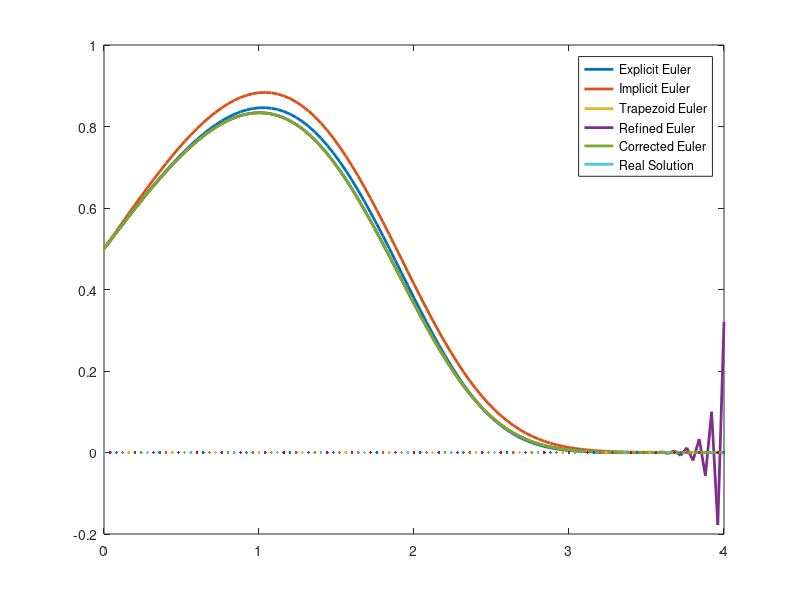
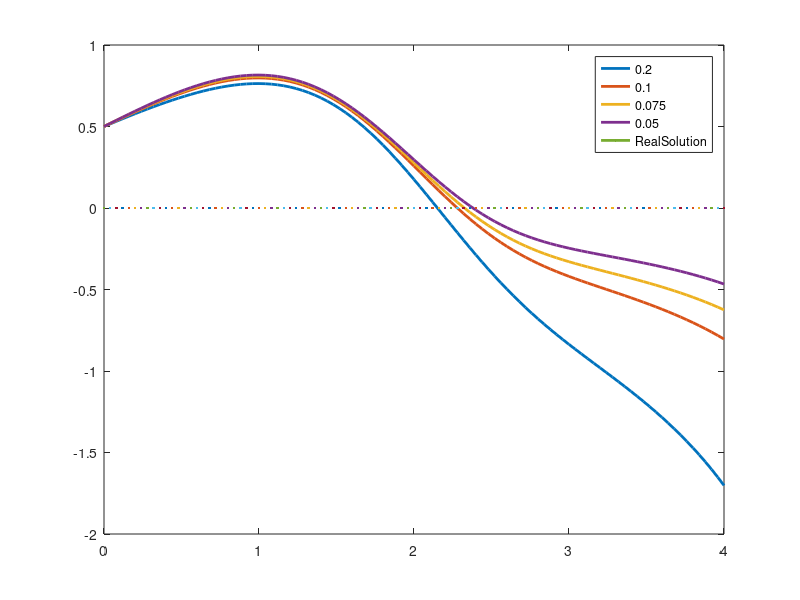

MATLAB code to generate these figures, in order:
clear all;
format long;

% Хмелевский Е.Д., Б9119-02.03.03техпро
% diff №2(42): 4y'+x^3 = (x^3+8)e^(-2x)y^2, y(0) = 0.5

% Полученная после дифференцирования функция бесконечно приближается к нулю после того как достигает пика (1),
% поэтому на [0..10] значение могут становиться NaN или вовсе Inf

Dif1 = @(X, Y)(((X^3+8)*e^(-2*X)*Y^2-X^3*Y)*1/4);
Dif1Init = 0.5;
dF1dx = @(X, Y)(((3*X^2*Y^2*e^(-2*X))/4) - 3 * X^2*Y/4 - ((Y^2*(X^3+8)*e^(-2*X)))*1/2);
dF1dy = @(X, Y)(-X^3/4 + (Y*(X^3 + 8)*e^(-2*X))*1/2);
dx = 0.04;
C = 1;
points = [0:dx:4];
%points = [0:dx:10];
Dif1Solution = @(X)(e.^(2*X)/(C*e.^((X.^4)/16 + 2*X) + 1));

function res = Yavniy(Func, points, Y)
  Size = size(points)(2);
  dx = points(2) - points(1);
  res(Size) = 0;
  res(1) = Y;
  for I = 2:Size
    res(I) = res(I - 1) + Func(points(I - 1), res(I - 1)) * dx;
  end
end

function res = NeYavniy(Func, points, Y)
  Size = size(points)(2);
  dx = points(2) - points(1);
  res(Size) = 0;
  res(1) = Y;
  for I = 2:Size
    res(I) = res(I - 1) + Func(points(I - 1), res(I - 1)) * dx;
    res(I) = res(I - 1) + Func(points(I - 1), res(I)) * dx;
  end
end

function res = Trepez(Func, points, Y)
  Size = size(points)(2);
  dx = points(2) - points(1);
  res(Size) = 0;
  res(1) = Y;
  for I = 2:Size
    res(I) = res(I - 1) + dx/2*(Func(points(I - 1), res(I - 1)) + Func(points(I), res(I - 1) + Func(points(I - 1), res(I - 1)) * dx));
  end
end

function res = Utoncheniy(Func, points, Y)
  Size = size(points)(2);
  dx = points(2) - points(1);
  res(Size) = 0;
  res(1) = Y;
  res(2) = res(1) + Func(points(1), res(1)) * dx;
  for I = 3:Size
    res(I) = res(I - 2) + 2*(Func(points(I - 1), res(I - 1)))*dx;
  end
end

function res = Ispravleniy(Func, points, Y, dFdx, dFdy)
  Size = size(points)(2);
  dx = points(2) - points(1);
  res(Size) = 0;
  res(1) = Y;
  for I = 2:Size
    X = points(I - 1);
    Y = res(I - 1);
    res(I) = Y + Func(X, Y)*dx + dx*dx/2*(dFdx(X, Y) + dFdy(X, Y)*Func(X, Y));
  end
end

function res = RungeKutta(Func, points, Y, Alpha)
  Size = size(points)(2);
  dx = points(2) - points(1);
  res(Size) = 0;
  res(1) = Y;
  for I = 2:Size
    FirstTerm = (1 - Alpha)*Func(points(I - 1), res(I - 1));
    SecondTerm = Alpha*Func(points(I - 1) + dx/(2*Alpha), points(I - 1) + dx/(2*Alpha)*Func(points(I - 1), res(I - 1)));
    res(I) = res(I - 1) + dx*(FirstTerm + SecondTerm);
  end
end

function res = AdamsOrder2(Func, points, Y)
  Size = size(points)(2);
  dx = points(2) - points(1);
  res(Size) = 0;
  res(1) = Y;
  res(2) = res(1) + Func(points(1), res(1)) * dx;
  for I = 3:Size
    res(I) = res(I-1) + dx*(3/2*Func(points(I-1), res(I-1)) - 1/2*Func(points(I-2), res(I-2)));
  end
end

function res = AdamsOrder3(Func, points, Y)
  Size = size(points)(2);
  dx = points(2) - points(1);
  res(Size) = 0;
  res(1) = Y;
  res(2) = res(1) + Func(points(1), res(1)) * dx;
  res(3) = res(2) + dx*(3/2*Func(points(2), res(2)) - 1/2*Func(points(1), res(1)));
  for I = 4:Size
    res(I) = res(I-1) + dx*(23/12*Func(points(I-1), res(I-1)) - 16/12*Func(points(I-2), res(I-2)) + 5/12*Func(points(I-3), res(I-3)));
  end
end

function res = AdamsOrder4(Func, points, Y)
  Size = size(points)(2);
  dx = points(2) - points(1);
  res(Size) = 0;
  res(1) = Y;
  res(2) = res(1) + Func(points(1), res(1)) * dx;
  res(3) = res(2) + dx*(3/2*Func(points(2), res(2)) - 1/2*Func(points(1), res(1)));
  res(4) = res(3) + dx*(23/12*Func(points(3), res(3)) - 16/12*Func(points(2), res(2)) + 5/12*Func(points(1), res(1)));
  for I = 5:Size
    res(I) = res(I-1) + dx*(55/24*Func(points(I-1), res(I-1)) - 59/24*Func(points(I-2), res(I-2)) + 37/24*Func(points(I-3), res(I-3)) - 9/24*Func(points(I-4), res(I-4)));
  end
end

printf("First eq, Euler\n")
printf("Explicit Euler ");

mean(abs(Dif1Solution(points) - Yavniy(Dif1, points, Dif1Init)))
printf("Implicit Euler ");
mean(abs(Dif1Solution(points) - NeYavniy(Dif1, points, Dif1Init)))
printf("Trapezoid Euler ");
mean(abs(Dif1Solution(points) - Trepez(Dif1, points, Dif1Init)))
printf("Refined Euler ");
mean(abs(Dif1Solution(points) - Utoncheniy(Dif1, points, Dif1Init)))
printf("Corrected Euler ");
mean(abs(Dif1Solution(points) - Ispravleniy(Dif1, points, Dif1Init, dF1dx, dF1dy)))

figure(1);
plot(points, Yavniy(Dif1, points, Dif1Init), "linewidth", 2,
     points, NeYavniy(Dif1, points, Dif1Init), "linewidth", 2,
     points, Trepez(Dif1, points, Dif1Init), "linewidth", 2,
     points, Utoncheniy(Dif1, points, Dif1Init), "linewidth", 2,
     points, Ispravleniy(Dif1, points, Dif1Init, dF1dx, dF1dy), "linewidth", 2,
     points, Dif1Solution(points), "linewidth", 2
     );
legend("Explicit Euler", "Implicit Euler", "Trapezoid Euler", "Refined Euler", "Corrected Euler", "Real Solution");

printf("\n")
printf("First eq, RungeKutta\n")

%solution = Dif1Solution(points)
printf("Alpha = 0.2 ")
mean(abs(Dif1Solution(points) - RungeKutta(Dif1, points, Dif1Init, 0.2)))
printf("Alpha = 0.1 ")
mean(abs(Dif1Solution(points) - RungeKutta(Dif1, points, Dif1Init, 0.1)))
printf("Alpha = 0.075 ")
mean(abs(Dif1Solution(points) - RungeKutta(Dif1, points, Dif1Init, 0.075)))
printf("Alpha = 0.05 ")
mean(abs(Dif1Solution(points) - RungeKutta(Dif1, points, Dif1Init, 0.05)))

figure(2);
plot(points, RungeKutta(Dif1, points, Dif1Init, 0.2), "linewidth", 2,
  points, RungeKutta(Dif1, points, Dif1Init, 0.1), "linewidth", 2,
  points, RungeKutta(Dif1, points, Dif1Init, 0.075), "linewidth", 2,
  points, RungeKutta(Dif1, points, Dif1Init, 0.05), "linewidth", 2,
  points, Dif1Solution(points), "linewidth", 2);
legend("0.2", "0.1", "0.075", "0.05", "RealSolution");

printf("\n");
printf("First eq, Adams-Bashforth\n");
printf("Second order ")
mean(abs(Dif1Solution(points) - AdamsOrder2(Dif1, points, Dif1Init)))
printf("Third order ")
mean(abs(Dif1Solution(points) - AdamsOrder3(Dif1, points, Dif1Init)))
printf("Fourth order ")
mean(abs(Dif1Solution(points) - AdamsOrder4(Dif1, points, Dif1Init)))